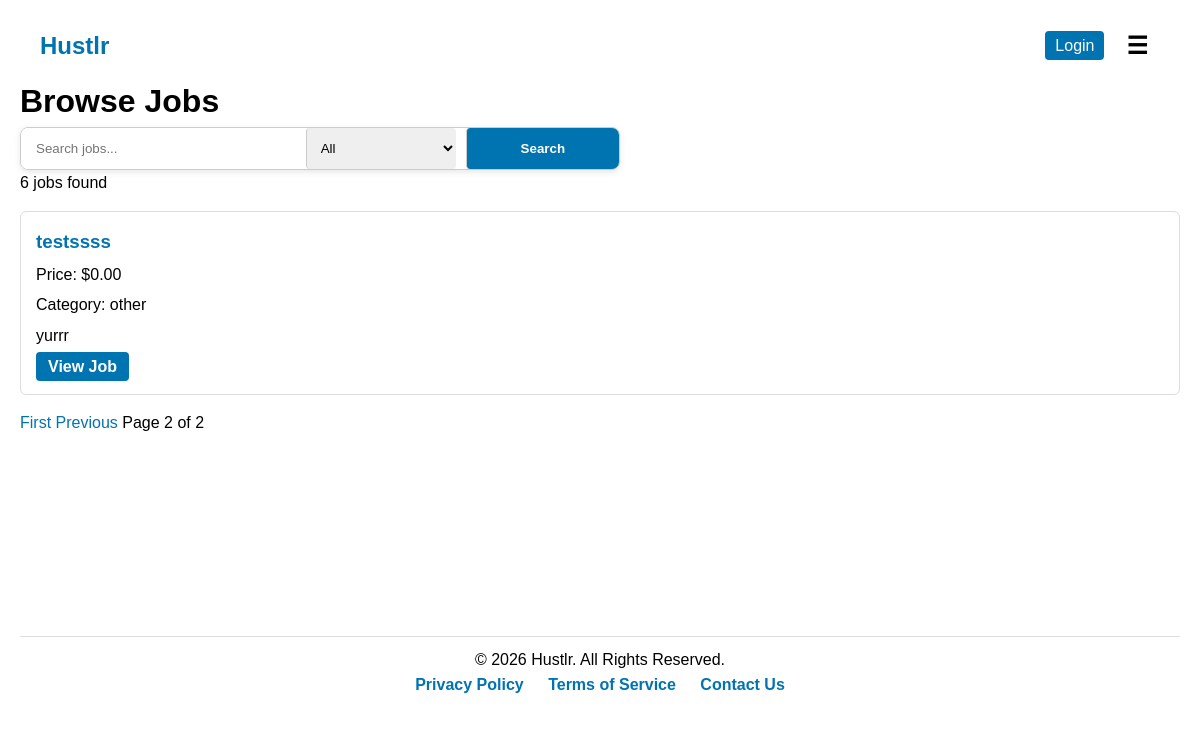
The page /job/page/?page=2&q=&category= on the database as committed earlier.
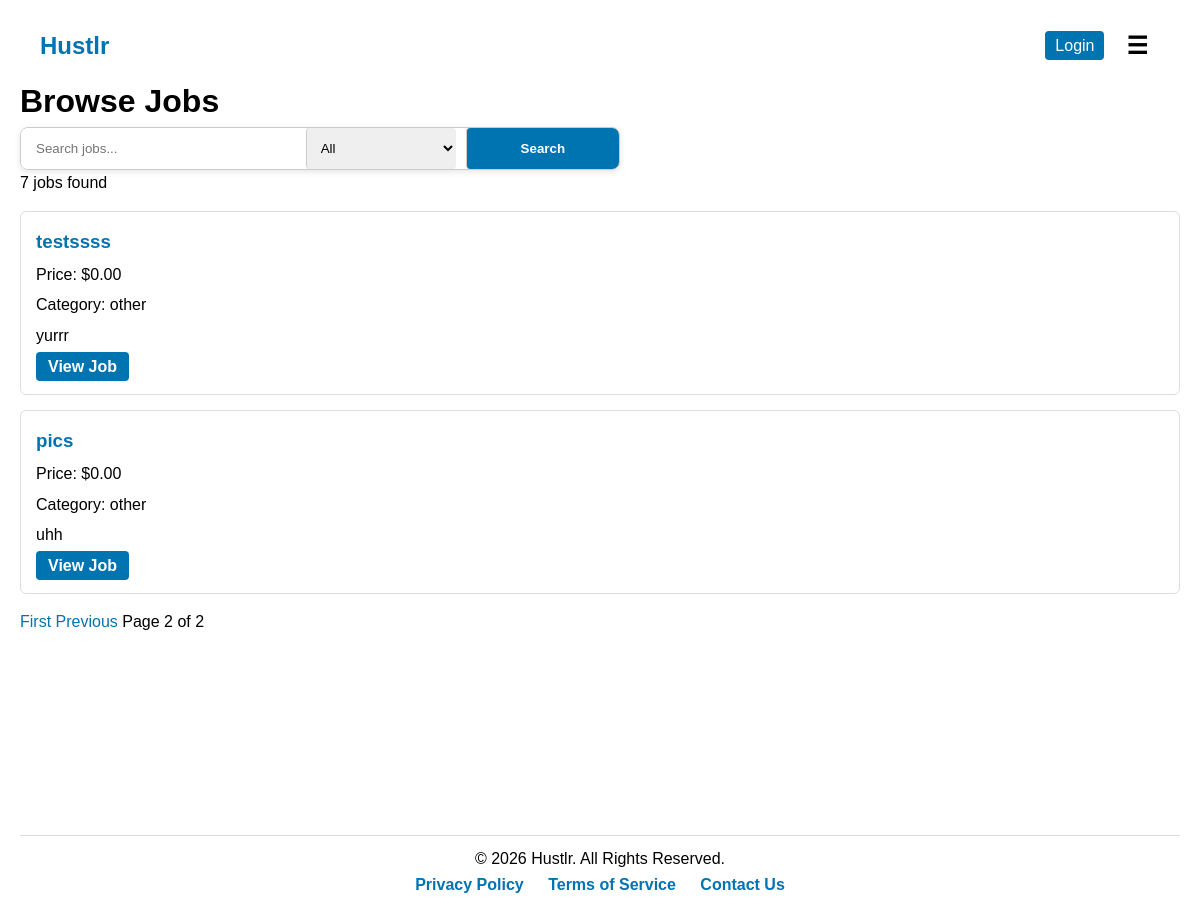
The same page on the database as committed later.
### users/models.py (models this page shows, shortened)
class JobListing(models.Model):
    job_status = [
        ('OPEN', 'open'),
        ('PENDING', 'pending'),
        ('COMPLETED', 'completed'),
        ('CANCELLED', 'cancelled'),
    ]
    job_category = [
        ('landscaping','Landscaping'),
        ('cleaning','Cleaning'),
        ('garbage_removal','Garbage Removal'),
        ('automotive','Automotive'),
        ('handyman','Handyman'),
        ('other','Other'),
    ]
    category = models.CharField(max_length=50, choices=job_category, default='other')
    profile = models.ForeignKey(Profile, on_delete=models.CASCADE)
    price = models.FloatField(blank=False, default=0.0)
    title = models.TextField(max_length=20)
    description = models.CharField(max_length=800, blank=False)
    date = models.DateTimeField(auto_now_add=True)
    status = models.CharField(max_length=10, choices=job_status, default='open')
    due_date = models.TextField(max_length=20, blank=True, null=True)

### job_board/views.py (the view)
# urls.py: path('job/page/', views.job_page, name='job_page'),
def job_page(request):
    jobs = JobListing.objects.all()
    query = request.GET.get('q')
    category = request.GET.get('category')
    if query:
        jobs = jobs.filter(title__icontains=query)
    if category and category.strip():
        jobs = jobs.filter(category=category)
    paginator = Paginator(jobs, 5)  # 5 jobs per page
    page_number = request.GET.get('page')
    page_obj = paginator.get_page(page_number)
    return render(request, 'job_board/job_page.html', {
        'page_obj': page_obj,
        'job_count': jobs.count(),
    })

### users/context_processors.py (called while the page is built)
def unread_messages(request):
    if request.user.is_authenticated:
        conversations = Conversation.objects.filter(
            messages__is_read=False
        ).exclude(messages__sender=request.user).distinct()
        count = conversations.count()
    else:
        count = 0
    return {'unread_count': count}

### job_board/templates/job_board/job_page.html (shortened to what this page needs)
{% extends 'job_board/base.html' %}
{% load static %}
{% block extra_css %}
    <link rel="stylesheet" href="{% static 'css/jobs.css' %}">
    <link rel="stylesheet" href="{% static 'css/search_bar.css' %}">
{% endblock %}
{% block content%}
    <h1>Browse Jobs</h1>
    {% include 'job_board/partials/search_bar.html' %}
    <p>{{ job_count }} jobs found</p>
    {% for job in page_obj %}
        <div class="job-card">
            <h3>
                <a href="{% url 'job_details' job.id %}">{{ job.title }}</a>
            </h3>
            <p>Price: ${{ job.price|floatformat:2 }}</p>
            <p>Category: {{ job.category }}</p>
            <p>{{ job.description|truncatewords:15|default:"No description provided." }}</p>
            <a class="button" href="{% url 'job_details' job.id %}">View Job</a>
        </div>
    {% empty %}
        <p>No jobs found</p>
    {% endfor %}
    <div class="pagination">
        {% if page_obj.has_previous %}
            <a href="?page=1&q={{ request.GET.q }}&category={{ request.GET.category }}">First</a>
            <a href="?page={{ page_obj.previous_page_number }}&q={{ request.GET.q }}&category={{ request.GET.category }}">Previous</a>
        {% endif %}
        <span>Page {{ page_obj.number }} of {{ page_obj.paginator.num_pages }}</span>
    </div>
{% endblock %}

Rows that differ between the two databases and show on the page:
added JobListing: title "pics", price "0.00", category "other", description "uhh"
Other text that changed with them:
{{ job_count }}: "6" → "7"
